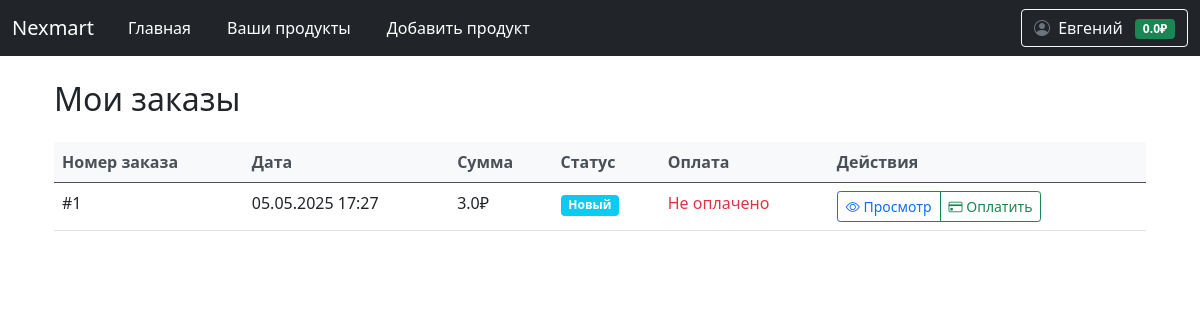
The page /user/orders (signed in) on the database its author committed.
### data/user.py (models this page shows, shortened)
class User(SqlAlchemyBase, UserMixin):
    __tablename__ = 'users'
    id = Column(Integer, primary_key=True, autoincrement=True)
    email = Column(String, unique=True, nullable=False)
    hashed_password = Column(String, nullable=False)
    surname = Column(String, nullable=False)
    name = Column(String, nullable=False)
    modified_date = Column(DateTime)
    balance = Column(Float, default=0.0, nullable=False)
    products = relationship("Product", back_populates="user")

### data/order.py (models this page shows)
class Order(SqlAlchemyBase):
    __tablename__ = 'orders'
    id = sqlalchemy.Column(sqlalchemy.Integer, primary_key=True, autoincrement=True)
    user_id = sqlalchemy.Column(sqlalchemy.Integer, sqlalchemy.ForeignKey("users.id"))
    created_date = sqlalchemy.Column(sqlalchemy.DateTime, default=datetime.datetime.now)
    status = sqlalchemy.Column(sqlalchemy.String, default='new')  # new, paid, delivered, completed, cancelled
    total_price = sqlalchemy.Column(sqlalchemy.Float, nullable=False)
    name = sqlalchemy.Column(sqlalchemy.String, nullable=False)
    surname = sqlalchemy.Column(sqlalchemy.String, nullable=False)
    email = sqlalchemy.Column(sqlalchemy.String, nullable=False)
    phone = sqlalchemy.Column(sqlalchemy.String, nullable=False)
    delivery_type = sqlalchemy.Column(sqlalchemy.String, nullable=False)  # self_pickup, pickup_point
    delivery_service = sqlalchemy.Column(sqlalchemy.String, nullable=True)  # yandex, wildberries, ozon, pochta, cdek
    pvz_info = sqlalchemy.Column(sqlalchemy.String, nullable=True)  # JSON с информацией о ПВЗ
    delivery_cost = sqlalchemy.Column(sqlalchemy.Float, default=0.0)
    payment_method = sqlalchemy.Column(sqlalchemy.String, nullable=False)  # balance, card, cod
    is_paid = sqlalchemy.Column(sqlalchemy.Boolean, default=False)
    payment_date = sqlalchemy.Column(sqlalchemy.DateTime, nullable=True)
    comment = sqlalchemy.Column(sqlalchemy.Text, nullable=True)
    user = orm.relationship('User')
    items = orm.relationship('OrderItem', back_populates='order', cascade='all, delete-orphan')

### main.py (the view)
@app.route('/user/orders')
@login_required
def user_orders():
    db_sess = db_session.create_session()
    orders = db_sess.query(Order).filter(
        Order.user_id == current_user.id
    ).order_by(Order.created_date.desc()).all()
    return render_template('orders.html', orders=orders)

### data/db_session.py (called while the page is built)
def create_session() -> Session:
    global __factory
    return __factory()

### main.py (called while the page is built)
@login_manager.user_loader
def load_user(user_id):
    db_sess = db_session.create_session()
    return db_sess.query(User).get(user_id)

### templates/orders.html (shortened to what this page needs)
{% extends "base.html" %}
{% block content %}
<div class="container">
    <h2 class="mb-4">Мои заказы</h2>
    {% if orders %}
    <div class="table-responsive">
        <table class="table table-hover">
            <thead>
                <tr>
                    <th>Номер заказа</th>
                    <th>Дата</th>
                    <th>Сумма</th>
                    <th>Статус</th>
                    <th>Оплата</th>
                    <th>Действия</th>
                </tr>
            </thead>
            <tbody>
                {% for order in orders %}
                <tr>
                    <td>#{{ order.id }}</td>
                    <td>{{ order.created_date.strftime('%d.%m.%Y %H:%M') }}</td>
                    <td>{{ order.total_price }}₽</td>
                    <td>
                        {% if order.status == 'new' %}
                        <span class="badge bg-info">Новый</span>
                        {% elif order.status == 'paid' %}
                        <span class="badge bg-success">Оплачен</span>
                        {% elif order.status == 'delivered' %}
                        <span class="badge bg-primary">Доставлен</span>
                        {% elif order.status == 'completed' %}
                        <span class="badge bg-success">Завершен</span>
                        {% elif order.status == 'cancelled' %}
                        <span class="badge bg-danger">Отменен</span>
                        {% endif %}
                    </td>
                    <td>
                        {% if order.is_paid %}
                        <span class="text-success">Оплачено</span>
                        {% else %}
                        <span class="text-danger">Не оплачено</span>
                        {% endif %}
                    </td>
                    <td>
                        <div class="btn-group">
                            <a href="/user/order/{{ order.id }}" class="btn btn-sm btn-outline-primary">
                                <i class="bi bi-eye"></i> Просмотр
                            </a>
                            {% if not order.is_paid and order.status != 'cancelled' %}
                            <a href="#" class="btn btn-sm btn-outline-success">
                                <i class="bi bi-credit-card"></i> Оплатить
                            </a>
                            {% endif %}
                        </div>
                    </td>
                </tr>
                {% endfor %}
            </tbody>
        </table>
    </div>
    {% endif %}
</div>
{% endblock %}

### templates/base.html (shortened to what this page needs)
<!doctype html>
<html lang="ru">
<head>
                    <link href="https://cdn.jsdelivr.net/npm/bootstrap@5.0.2/dist/css/bootstrap.min.css" rel="stylesheet">
                    <link rel="stylesheet" href="https://cdn.jsdelivr.net/npm/bootstrap-icons@1.8.1/font/bootstrap-icons.css">
    <link rel="stylesheet" href="{{ url_for('static', filename='css/style.css') }}">
    <link rel="stylesheet" href="https://cdnjs.cloudflare.com/ajax/libs/font-awesome/6.5.1/css/all.min.css">
    <link rel="stylesheet" href="{{ url_for('static', filename='css/auth_styles.css') }}">
</head>
<body>
<header>
    <nav class="navbar navbar-expand-md navbar-dark bg-dark" aria-label="Fourth navbar example">
        <div class="container-fluid">
          <a class="navbar-brand" href="#">Nexmart</a>
          <div class="collapse navbar-collapse" id="navbarsExample04">
            <ul class="navbar-nav me-auto mb-2 mb-md-0">
              <li class="nav-item">
                <a class="nav-link active" aria-current="page" href="/">Главная</a>
              </li>
                {% if not current_user.is_authenticated %}
                <li class="nav-item">
                <a class="nav-link active" aria-current="page" href="/register"></a>
              </li>
                <li class="nav-item">
                <a class="nav-link active" aria-current="page" href="/login"></a>
              </li>
                {% else %}
                <li class="nav-item">
                <a class="nav-link active" href="/user/products">Ваши продукты</a>
              </li>
                <li class="nav-item">
                <a class="nav-link active" href="/user/products/add">Добавить продукт</a>
              </li>
                {% endif %}
            </ul>
            {% if current_user.is_authenticated %}
            <div class="d-flex align-items-center">
              <div class="dropdown">
                <button class="btn btn-outline-light dropdown-toggle" type="button" id="profileDropdown" data-bs-toggle="dropdown" aria-expanded="false">
                  <i class="bi bi-person-circle me-1"></i>
                  {{ current_user.name }}
                  <span class="badge bg-success ms-2">{{ current_user.balance }}₽</span>
                </button>
              </div>
            </div>
            {% else %}
            <div class="d-flex">
              <a href="/login" class="btn btn-outline-light me-2">Войти</a>
              <a href="/register" class="btn btn-success">Регистрация</a>
            </div>
            {% endif %}
          </div>
        </div>
      </nav>
</header>
<div class="container mt-4">
    {% block content %}{% endblock %}
</div>
</body>
</html>

### static/css/style.css (style rules this page uses)
.navbar-nav .nav-link { position: relative; transition: all 0.5s ease; margin: 0 10px; }
.navbar-nav .nav-link::after { content: ''; position: absolute; width: 0; height: 2px; bottom: 0; left: 50%; background-color: #90caf9; transition: all 0.3s ease; }
.dropdown-toggle { position: relative; transition: all 0.3s ease; }
.badge.bg-success { transition: all 0.3s ease; }
.bi-person-circle { color: #6c757d; transition: all 0.3s ease; }
.table-hover tbody tr { transition: all 0.2s ease; }
.table thead th { font-weight: 600; color: #495057; background-color: #f8f9fa; }
.btn-outline-success { transition: all 0.3s ease; }
.btn { position: relative; overflow: hidden; }
.btn::after { content: ''; position: absolute; top: 50%; left: 50%; width: 5px; height: 5px; background: rgba(255, 255, 255, 0.3); opacity: 0; border-radius: 50%; transform: scale(1, 1) translate(-50%, -50%); transform-origin: 50% 50%; }

### rows shown on the page
User: name "Евгений", balance "0.0"
Order: id "1", created_date "05.05.2025 17:27", total_price "3.0", status "Новый", is_paid "Не оплачено"
